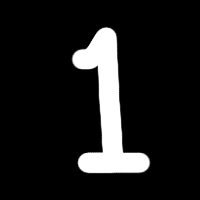
#> input picture exemplos/img/treinamento/a.tif, 200 x 200 px; its folder holds 4 pictures in this run
$ python scikit_svm.py   (Python 2 division)   (older library calls are emulated)
#> lines starting #> are read from the running program, lines starting #| are printed output that depends on the picture; after the words box and inside, x2 and y2 are one past the last pixel; in counts of white or black regions, pixels touching at a corner belong together
# -*- coding: UTF-8 -*-

import glob
import scipy.misc as misc
import scipy.ndimage as ndi
import sklearn.svm as svm
import skimage.morphology as morp

treinamento = glob.glob("img/treinamento/*.tif")
treinamento.sort()

caract = []
for f in treinamento:
    img_entrada = misc.imread(f)
#> img_entrada is the input picture: shape (200, 200); min 0, max 255, mean 27.9
    rotulos, n_obj = ndi.label(img_entrada)
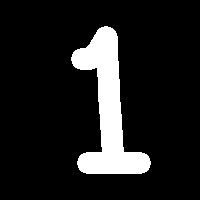
#> rotulos: shape (200, 200) int32; values 0 (black) and 1 (white), 12% white; 1 white region, box (x1, y1, x2, y2) and area: (71, 26, 151, 174) 4791
#> n_obj = 1
    objetos = ndi.find_objects(rotulos)
#> objetos = 1 item
    img_objeto = rotulos[objetos[0]]
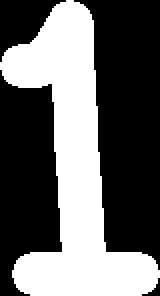
#> img_objeto: shape (148, 80) int32 (shown 2 times larger); values 0 (black) and 1 (white), 40.5% white; 1 white region, box (x1, y1, x2, y2) and area: (0, 0, 80, 148) 4791

    img_norm = misc.imresize(img_objeto,(140,70))
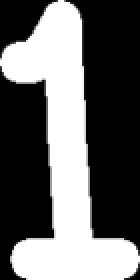
#> img_norm: shape (140, 70) (shown 2 times larger); min 0, max 255, mean 103.2
    img_eixo = morp.medial_axis(img_norm)
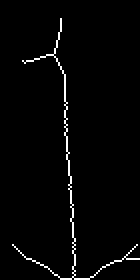
#> img_eixo: shape (140, 70) bool (shown 2 times larger); 2.2% white in thin lines or dots, all inside (x1, y1, x2, y2) = (6, 9, 70, 140)
    vetor_caract = img_eixo.reshape(140*70)
    caract.append(vetor_caract)
#> pass 2 of the loop `for f in treinamento:`:
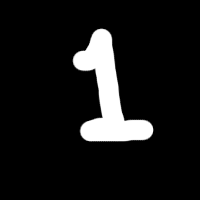
#> input picture exemplos/img/treinamento/b.tif, 200 x 200 px
#> img_entrada is the input picture: shape (200, 200); min 0, max 255, mean 23.5
#> `rotulos, n_obj = ndi.label(img_entrada)`:
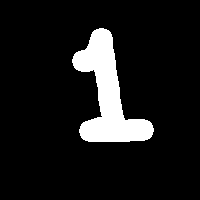
#> rotulos: shape (200, 200) int32; values 0 (black) and 1 (white), 10% white; 1 white region, box (x1, y1, x2, y2) and area: (72, 28, 154, 142) 3993
#> img_objeto: shape (114, 82) int32; values 0 (black) and 1 (white), 42.7% white; 1 white region, box (x1, y1, x2, y2) and area: (0, 0, 82, 114) 3993
#> `img_eixo = morp.medial_axis(img_norm)`:
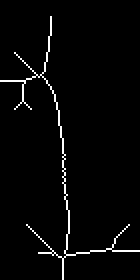
#> img_eixo: shape (140, 70) bool (shown 2 times larger); 2.6% white in thin lines or dots
#> pass 3 of the loop `for f in treinamento:`:
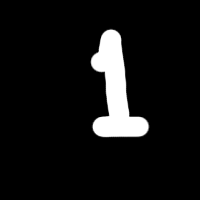
#> input picture exemplos/img/treinamento/c.tif, 200 x 200 px
#> img_entrada is the input picture: shape (200, 200); min 0, max 255, mean 19.1
#> `rotulos, n_obj = ndi.label(img_entrada)`:
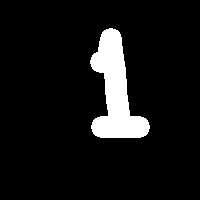
#> rotulos: shape (200, 200) int32; values 0 (black) and 1 (white), 8.3% white; 1 white region, box (x1, y1, x2, y2) and area: (90, 28, 150, 138) 3303
#> img_objeto: shape (110, 60) int32; values 0 (black) and 1 (white), 50% white; 4 black regions, box (x1, y1, x2, y2) and area: (23, 0, 60, 97) 2208, (0, 36, 18, 110) 787, (0, 0, 19, 32) 273, (51, 101, 60, 110) 29
#> `img_eixo = morp.medial_axis(img_norm)`:
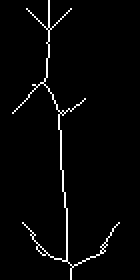
#> img_eixo: shape (140, 70) bool (shown 2 times larger); 2.6% white in thin lines or dots, all inside (x1, y1, x2, y2) = (6, 0, 60, 140)
#> the loop made 4 passes; the first 3 are shown

objetivo = ["1"] * 10 + ["9"]  * 10
#> objetivo = ['1', '1', '1', '1', '1', '1', '1', '1', '1', '1', '9', '9', '9', '9', '9', '9', '9', '9', '9', '9']

clf = svm.SVC()
#> (the run stopped early here; a loop or call above may not have finished)
